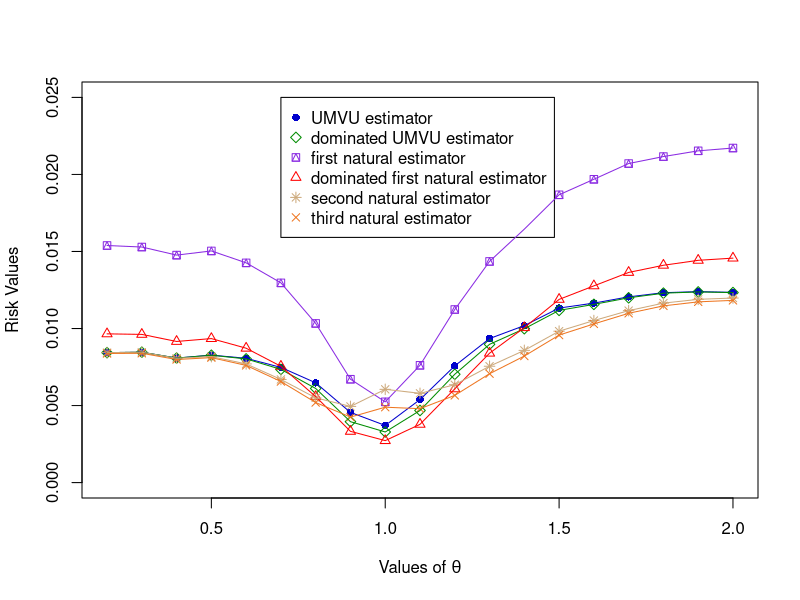

Write R code to recreate this figure.
set.seed(108)


### CREATING THE SAMPLES ###

# CHARACTERISTICS OF SAMPLES
n1 <- 10
n2 <- 8
theta1 <- 10

theta <- c()
risk_umvu <- c()
risk_umvu_dom <- c()
risk_natural_1 <- c()
risk_natural_1_dom <- c()
risk_natural_2 <- c()
risk_natural_3 <- c()

for (j in 2:20)
{
  theta2 <- j
  theta[j] <- (theta2/theta1)
  
  loss_umvu <- c()
  loss_umvu_dom <- c()
  loss_natural_1 <- c()
  loss_natural_1_dom <- c()
  loss_natural_2 <- c()
  loss_natural_3 <- c()
  
  for (i in 1:25000)
  {
    # SIMULATING SAMPLES
    sample1 <- c(runif(n1, 0, theta1))
    sample2 <- c(runif(n2, 0, theta2))
    
    
    ### CALCULATION OF VARIOUS ESTIMATORS ###
    
    if (n1<=n2)
    {
      a_star <- (((n1+n2)/(2*n2))^(1/n1))
    } else
    {
      a_star <- (((2*n1)/(n1+n2))^(1/n2))
    }
    X1 <- max(sample1)
    X2 <- max(sample2)
    if (X1> (a_star*X2))
    {
      theta_selected <- theta1
      est_umvu <- ((X1/n1)*((n1+1)-((a_star*X2/X1)^n1)))
      phi_star <- ((n1+n2+2)/(n1+n2+1))
      psi_U <- (((n1+1)-((a_star*X2/X1)^n1))/n1)
      est_natural_1 <- X1
      est_natural_2 <- ((n1+1)*X1/n1)
      est_natural_3 <- ((n1+2)*X1/(n1+1))
    } else
    {
      theta_selected <- theta2
      est_umvu <- ((X2/n2)*((n2+1)-((X1/(X2*a_star))^n2)))
      phi_star <- ((n1+n2+2)*(X2/X1)/(n1+n2+1))
      psi_U <- ((X2/(X1*n2))*((n2+1)-((X1/(a_star*X2))^n2)))
      est_natural_1 <- X2
      est_natural_2 <- ((n2+1)*X2/n2)
      est_natural_3 <- ((n2+2)*X2/(n2+1))
    }
    
    est_umvu_dom <- (X1 * (max(phi_star, psi_U)))
    est_natural_1_dom <- ((n1+n2+2)*est_natural_1/(n1+n2+1))
    
    
    ### CALCULATING LOSSES OF VARIOUS ESTIMATORS ###
    loss_umvu[i] <- (((est_umvu/theta_selected)-1)^2)
    loss_umvu_dom[i] <- (((est_umvu_dom/theta_selected)-1)^2)
    loss_natural_1[i] <- (((est_natural_1/theta_selected)-1)^2)
    loss_natural_1_dom[i] <- (((est_natural_1_dom/theta_selected)-1)^2)
    loss_natural_2[i] <- (((est_natural_2/theta_selected)-1)^2)
    loss_natural_3[i] <- (((est_natural_3/theta_selected)-1)^2)
  }
  
  
  ### CALCULATING RISKS ###
  risk_umvu[j] <- mean(loss_umvu)
  risk_umvu_dom[j] <- mean(loss_umvu_dom)
  risk_natural_1[j] <- mean(loss_natural_1)
  risk_natural_1_dom[j] <- mean(loss_natural_1_dom)
  risk_natural_2[j] <- mean(loss_natural_2)
  risk_natural_3[j] <- mean(loss_natural_3)
}

theta <- theta[-1]
risk_umvu <- risk_umvu[-1]
risk_umvu_dom <- risk_umvu_dom[-1]
risk_natural_1 <- risk_natural_1[-1]
risk_natural_1_dom <- risk_natural_1_dom[-1]
risk_natural_2 <- risk_natural_2[-1]
risk_natural_3 <- risk_natural_3[-1]

cat("\n",
    "theta= (", theta, ")\n",
    "Risks of UMVU estimator= (", risk_umvu, ")\n",
    "Risks of DOMINATED UMVU estimator= (", risk_umvu_dom, ")\n",
    "Risks of FIRST NATURAL estimator= (", risk_natural_1, ")\n",
    "Risks of DOMINATED FIRST NATURAL estimator= (", risk_natural_1_dom, ")\n",
    "Risks of SECOND NATURAL estimator= (", risk_natural_2, ")\n",
    "Risks of THIRD NATURAL estimator=(", risk_natural_3,")\n"
)


### PLOTTING COMPARISON ###
matplot(theta, cbind(risk_umvu, risk_umvu_dom, risk_natural_1, risk_natural_1_dom, risk_natural_2, risk_natural_3),
        xlim = c(0.2, 2), ylim = c(0, 0.025), xlab = expression(paste("Values of ", theta)), ylab = "Risk Values",
        pch = c(16, 5, 14, 2, 8, 4), col = c("blue3", "green4", "blueviolet", "red", "burlywood3", "chocolate2"))
legend(0.7, 0.025, legend = c("UMVU estimator", "dominated UMVU estimator", "first natural estimator",
                            "dominated first natural estimator", "second natural estimator", "third natural estimator"),
       pch = c(16, 5, 14, 2, 8, 4), col = c("blue3", "green4", "blueviolet", "red", "burlywood3", "chocolate2"))
lines(theta, risk_umvu, xlim = range(theta), ylim = range(risk_umvu), col = "blue3", pch = 16)
lines(theta, risk_umvu_dom, xlim = range(theta), ylim = range(risk_umvu), col = "green4", pch = 5)
lines(theta, risk_natural_1, xlim = range(theta), ylim = range(risk_umvu), col = "blueviolet", pch = 14)
lines(theta, risk_natural_1_dom, xlim = range(theta), ylim = range(risk_umvu), col = "red", pch = 2)
lines(theta, risk_natural_2, xlim = range(theta), ylim = range(risk_umvu), col = "burlywood3", pch = 8)
lines(theta, risk_natural_3, xlim = range(theta), ylim = range(risk_umvu), col = "chocolate2", pch = 4)